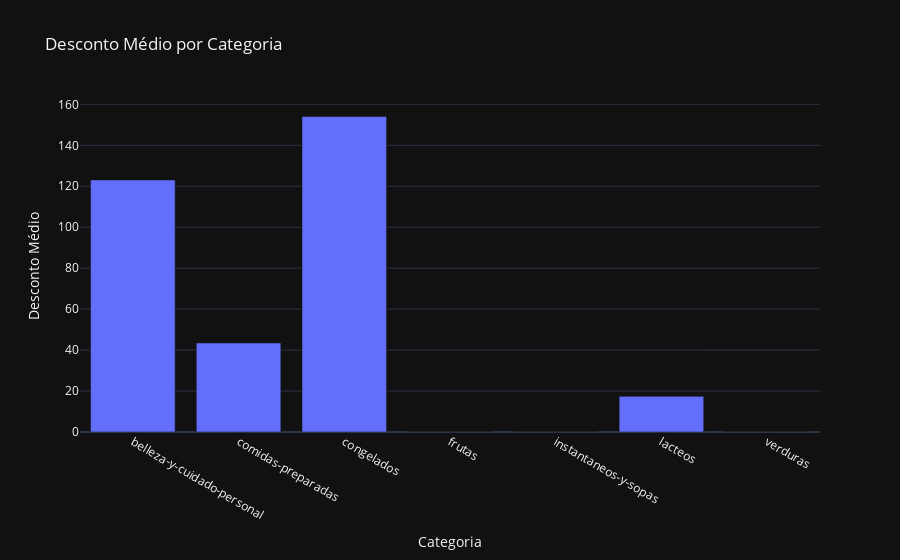

Notebook code for this chart:
### Markdown cell above
# 4 - Plote um gráfico de barras onde temos a média de descontos por categoria.

### Code cell
media_desc_cat = df['Desconto'].groupby(df['Categoria']).mean()
media_desc_cat = pd.DataFrame(media_desc_cat).rename(columns={'Desconto':'Desconto Médio'})
fig = px.bar(media_desc_cat, y= 'Desconto Médio', title = 'Desconto Médio por Categoria')
fig.show()

### Figure 1 — Plotly figure (JSON) as saved in the notebook; plotly's stock layout.template omitted (floating-point values rounded to 4 significant figures)
{"data": [{"hovertemplate": "Categoria=%{x}<br>Desconto Médio=%{y}<extra></extra>", "legendgroup": "", "marker": {"color": "#636efa", "pattern": {"shape": ""}}, "name": "", "orientation": "v", "showlegend": false, "textposition": "auto", "x": ["belleza-y-cuidado-personal", "comidas-preparadas", "congelados", "frutas", "instantaneos-y-sopas", "lacteos", "verduras"], "xaxis": "x", "y": [123.1, 43.48, 154.0, 0.0, 0.0, 17.41, 0.0], "yaxis": "y", "type": "bar"}], "layout": {"xaxis": {"anchor": "y", "domain": [0.0, 1.0], "title": {"text": "Categoria"}}, "yaxis": {"anchor": "x", "domain": [0.0, 1.0], "title": {"text": "Desconto Médio"}}, "legend": {"tracegroupgap": 0}, "title": {"text": "Desconto Médio por Categoria"}, "barmode": "relative"}}
